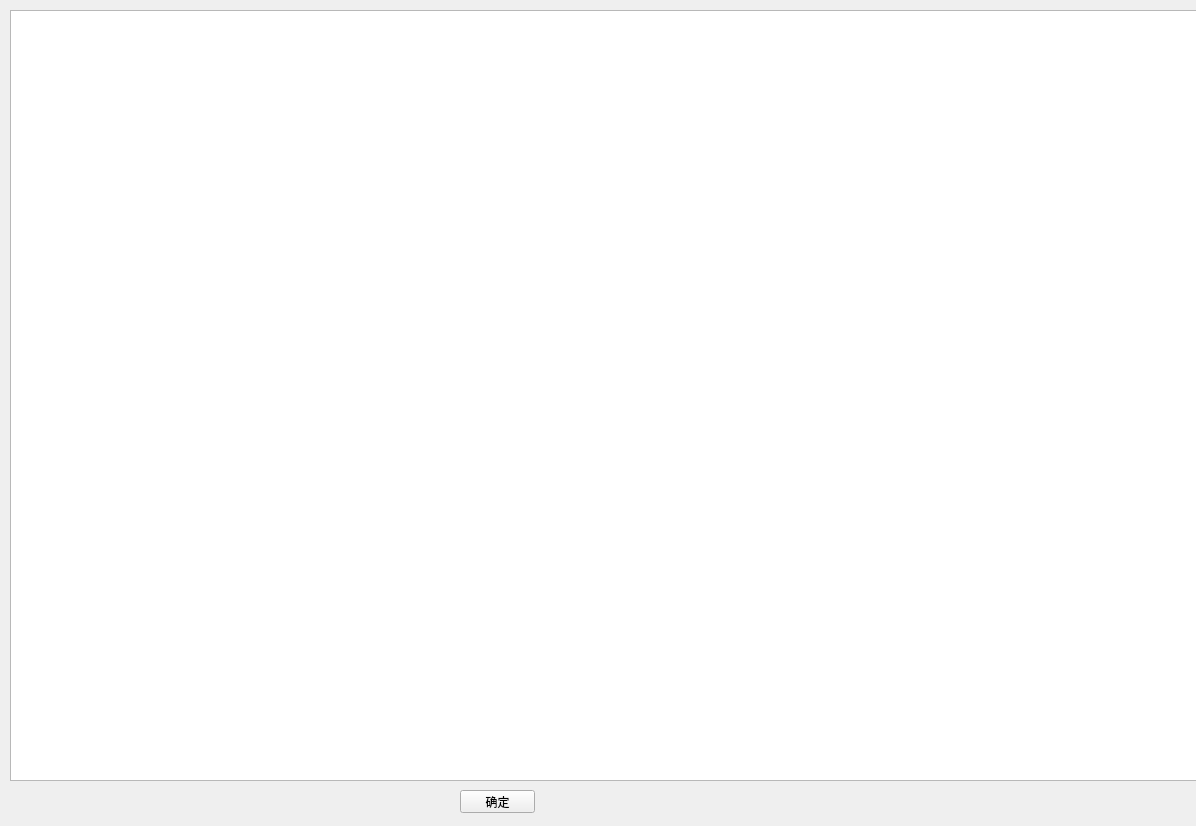
<?xml version="1.0" encoding="UTF-8"?>
<ui version="4.0">
 <class>Form</class>
 <widget class="QWidget" name="Form">
  <property name="geometry">
   <rect>
    <x>0</x>
    <y>0</y>
    <width>1196</width>
    <height>826</height>
   </rect>
  </property>
  <property name="windowTitle">
   <string>Form</string>
  </property>
  <widget class="QTableWidget" name="tableWidget">
   <property name="geometry">
    <rect>
     <x>10</x>
     <y>10</y>
     <width>1191</width>
     <height>771</height>
    </rect>
   </property>
  </widget>
  <widget class="QPushButton" name="pushButton">
   <property name="geometry">
    <rect>
     <x>460</x>
     <y>790</y>
     <width>75</width>
     <height>23</height>
    </rect>
   </property>
   <property name="text">
    <string>确定</string>
   </property>
  </widget>
 </widget>
 <resources/>
 <connections>
  <connection>
   <sender>tableWidget</sender>
   <signal>cellClicked(int,int)</signal>
   <receiver>Form</receiver>
   <slot>xianshiyaliji()</slot>
   <hints>
    <hint type="sourcelabel">
     <x>166</x>
     <y>88</y>
    </hint>
    <hint type="destinationlabel">
     <x>279</x>
     <y>4</y>
    </hint>
   </hints>
  </connection>
  <connection>
   <sender>pushButton</sender>
   <signal>clicked()</signal>
   <receiver>Form</receiver>
   <slot>suchuxinxi()</slot>
   <hints>
    <hint type="sourcelabel">
     <x>520</x>
     <y>805</y>
    </hint>
    <hint type="destinationlabel">
     <x>694</x>
     <y>801</y>
    </hint>
   </hints>
  </connection>
 </connections>
 <slots>
  <slot>xianshiyaliji()</slot>
  <slot>suchuxinxi()</slot>
 </slots>
</ui>
